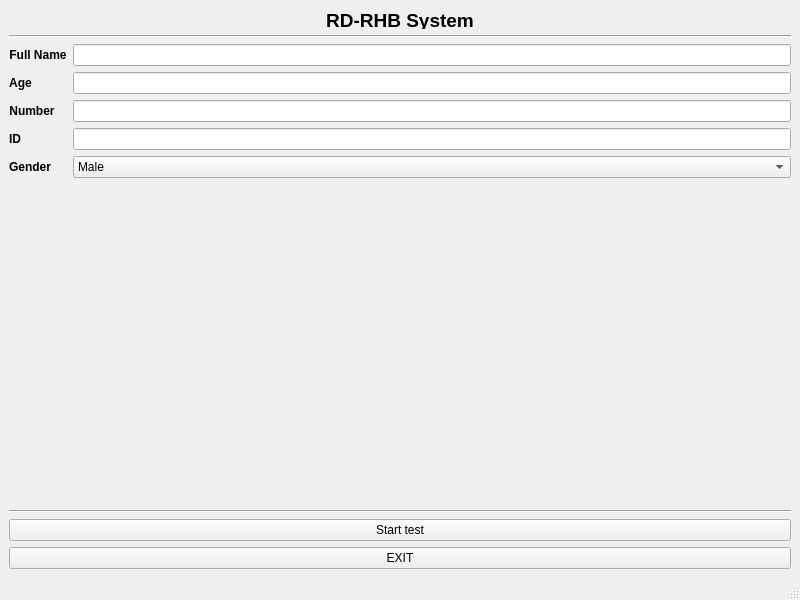
<?xml version="1.0" encoding="UTF-8"?>
<ui version="4.0">
 <class>MainWindow</class>
 <widget class="QMainWindow" name="MainWindow">
  <property name="geometry">
   <rect>
    <x>0</x>
    <y>0</y>
    <width>800</width>
    <height>600</height>
   </rect>
  </property>
  <property name="minimumSize">
   <size>
    <width>800</width>
    <height>0</height>
   </size>
  </property>
  <property name="windowTitle">
   <string>MainWindow</string>
  </property>
  <widget class="QWidget" name="centralwidget">
   <layout class="QGridLayout" name="gridLayout">
    <item row="0" column="0">
     <widget class="QLabel" name="label">
      <property name="minimumSize">
       <size>
        <width>131</width>
        <height>0</height>
       </size>
      </property>
      <property name="maximumSize">
       <size>
        <width>16777215</width>
        <height>20</height>
       </size>
      </property>
      <property name="toolTip">
       <string>&lt;html&gt;&lt;head/&gt;&lt;body&gt;&lt;p align=&quot;center&quot;&gt;&lt;span style=&quot; font-size:14pt; font-weight:600;&quot;&gt;RD-RHB System&lt;/span&gt;&lt;/p&gt;&lt;/body&gt;&lt;/html&gt;</string>
      </property>
      <property name="text">
       <string>&lt;html&gt;&lt;head/&gt;&lt;body&gt;&lt;p align=&quot;center&quot;&gt;&lt;span style=&quot; font-size:14pt; font-weight:600;&quot;&gt;RD-RHB System&lt;/span&gt;&lt;/p&gt;&lt;/body&gt;&lt;/html&gt;</string>
      </property>
     </widget>
    </item>
    <item row="2" column="0">
     <layout class="QFormLayout" name="formLayout">
      <item row="0" column="0">
       <widget class="QLabel" name="label_2">
        <property name="text">
         <string>&lt;html&gt;&lt;head/&gt;&lt;body&gt;&lt;p align=&quot;center&quot;&gt;&lt;span style=&quot; font-weight:600;&quot;&gt;Full Name&lt;/span&gt;&lt;/p&gt;&lt;/body&gt;&lt;/html&gt;</string>
        </property>
       </widget>
      </item>
      <item row="0" column="1">
       <widget class="QLineEdit" name="name"/>
      </item>
      <item row="1" column="0">
       <widget class="QLabel" name="label_3">
        <property name="text">
         <string>&lt;html&gt;&lt;head/&gt;&lt;body&gt;&lt;p align=&quot;center&quot;&gt;&lt;span style=&quot; font-weight:600;&quot;&gt;Age&lt;/span&gt;&lt;/p&gt;&lt;/body&gt;&lt;/html&gt;</string>
        </property>
       </widget>
      </item>
      <item row="1" column="1">
       <widget class="QLineEdit" name="age"/>
      </item>
      <item row="2" column="0">
       <widget class="QLabel" name="label_4">
        <property name="text">
         <string>&lt;html&gt;&lt;head/&gt;&lt;body&gt;&lt;p align=&quot;center&quot;&gt;&lt;span style=&quot; font-weight:600;&quot;&gt;Number&lt;/span&gt;&lt;/p&gt;&lt;/body&gt;&lt;/html&gt;</string>
        </property>
       </widget>
      </item>
      <item row="2" column="1">
       <widget class="QLineEdit" name="number"/>
      </item>
      <item row="4" column="0">
       <widget class="QLabel" name="label_5">
        <property name="text">
         <string>&lt;html&gt;&lt;head/&gt;&lt;body&gt;&lt;p align=&quot;center&quot;&gt;&lt;span style=&quot; font-weight:600;&quot;&gt;Gender&lt;/span&gt;&lt;/p&gt;&lt;/body&gt;&lt;/html&gt;</string>
        </property>
       </widget>
      </item>
      <item row="4" column="1">
       <widget class="QComboBox" name="gender">
        <item>
         <property name="text">
          <string>Male</string>
         </property>
        </item>
        <item>
         <property name="text">
          <string>Female</string>
         </property>
        </item>
       </widget>
      </item>
      <item row="3" column="0">
       <widget class="QLabel" name="label_6">
        <property name="text">
         <string>&lt;html&gt;&lt;head/&gt;&lt;body&gt;&lt;p align=&quot;center&quot;&gt;&lt;span style=&quot; font-weight:600;&quot;&gt;ID&lt;/span&gt;&lt;/p&gt;&lt;/body&gt;&lt;/html&gt;</string>
        </property>
       </widget>
      </item>
      <item row="3" column="1">
       <widget class="QLineEdit" name="ID"/>
      </item>
     </layout>
    </item>
    <item row="3" column="0">
     <layout class="QVBoxLayout" name="verticalLayout">
      <item>
       <widget class="Line" name="line_2">
        <property name="orientation">
         <enum>Qt::Horizontal</enum>
        </property>
       </widget>
      </item>
      <item>
       <widget class="QPushButton" name="start_button">
        <property name="text">
         <string>Start test</string>
        </property>
       </widget>
      </item>
      <item>
       <widget class="QPushButton" name="exit_button">
        <property name="text">
         <string>EXIT</string>
        </property>
       </widget>
      </item>
     </layout>
    </item>
    <item row="1" column="0">
     <widget class="Line" name="line">
      <property name="orientation">
       <enum>Qt::Horizontal</enum>
      </property>
     </widget>
    </item>
   </layout>
  </widget>
  <widget class="QMenuBar" name="menubar">
   <property name="geometry">
    <rect>
     <x>0</x>
     <y>0</y>
     <width>800</width>
     <height>25</height>
    </rect>
   </property>
  </widget>
  <widget class="QStatusBar" name="statusbar"/>
 </widget>
 <resources/>
 <connections/>
</ui>
